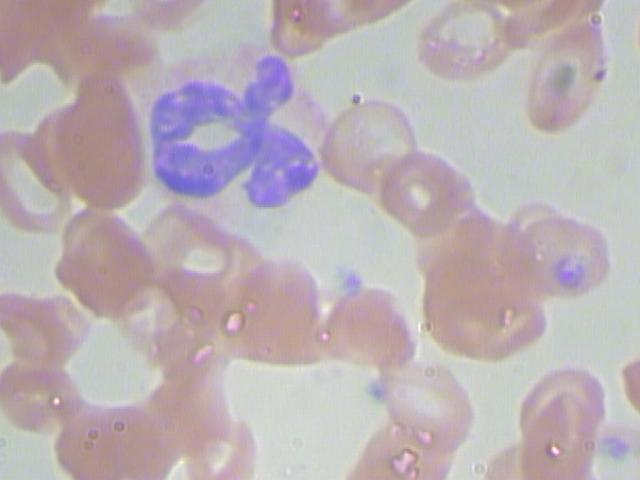
#> input picture Platelates/datasets/images/train/BloodImage_00003.jpg, 640 x 480 px
$ python validate_annotations.py
#> lines starting #> are read from the running program, lines starting #| are printed output that depends on the picture; after the words box and inside, x2 and y2 are one past the last pixel; in counts of white or black regions, pixels touching at a corner belong together
"""
Visual Validation Script for YOLO Annotations
Overlays bounding boxes on sample images to verify annotation conversion quality.
"""

import os
import random
from pathlib import Path

import cv2


# Class colors (BGR format for OpenCV)
CLASS_COLORS = {
    0: (0, 0, 255),     # RBC - Red
    1: (255, 0, 0),     # WBC - Blue
    2: (0, 255, 255),   # Platelets - Yellow
}

CLASS_NAMES = {
    0: "RBC",
    1: "WBC",
    2: "Platelets"
}


def validate_annotations(num_samples=10, dataset_dir="datasets", output_dir="validation_samples"):
    """
    Visualize YOLO annotations on sample images.

    Args:
        num_samples: Number of random samples to validate
        dataset_dir: Path to YOLO dataset directory
        output_dir: Path to save validation images
    """
#> called with num_samples = 10, dataset_dir = 'datasets', output_dir = 'validation_samples'
    print("=" * 60)
    print("YOLO Annotation Visual Validation")
    print("=" * 60)

    dataset_dir = Path(dataset_dir)
    output_dir = Path(output_dir)
    output_dir.mkdir(parents=True, exist_ok=True)

    # Get all train/val images
    all_images = []
    for split in ['train', 'val']:
        img_dir = dataset_dir / 'images' / split
        if img_dir.exists():
            all_images.extend(list(img_dir.glob('*.jpg')))

    if not all_images:
        print("ERROR: No images found in dataset directory")
        print(f"  Expected: {dataset_dir}/images/train/ or {dataset_dir}/images/val/")
        return

    # Sample random images
    samples = random.sample(all_images, min(num_samples, len(all_images)))
    print(f"\nValidating {len(samples)} random samples...")

    for img_path in samples:
        # Determine split and find label file
        split = img_path.parent.name
        label_path = dataset_dir / 'labels' / split / f"{img_path.stem}.txt"

        # Load image
        image = cv2.imread(str(img_path))
#> image is the input picture: shape (480, 640, 3); mean B, G, R 181, 176.2, 187.1
        if image is None:
            print(f"  Warning: Could not load {img_path}")
            continue

        h, w = image.shape[:2]
#> h = 480; w = 640

        # Load and draw annotations
        annotation_count = {"RBC": 0, "WBC": 0, "Platelets": 0}

        if label_path.exists():
            with open(label_path, 'r') as f:
                for line in f:
                    parts = line.strip().split()
                    if len(parts) < 5:
                        continue

                    class_id = int(parts[0])
                    x_center = float(parts[1]) * w
                    y_center = float(parts[2]) * h
                    box_w = float(parts[3]) * w
                    box_h = float(parts[4]) * h

                    # Convert to corner coordinates
                    x1 = int(x_center - box_w / 2)
                    y1 = int(y_center - box_h / 2)
                    x2 = int(x_center + box_w / 2)
                    y2 = int(y_center + box_h / 2)

                    # Draw box
                    color = CLASS_COLORS.get(class_id, (128, 128, 128))
                    cv2.rectangle(image, (x1, y1), (x2, y2), color, 2)

                    # Update count
                    class_name = CLASS_NAMES.get(class_id, "Unknown")
                    if class_name in annotation_count:
                        annotation_count[class_name] += 1

        # Add legend
        legend_y = 25
        cv2.putText(image, f"File: {img_path.name}", (10, legend_y),
                    cv2.FONT_HERSHEY_SIMPLEX, 0.6, (0, 0, 0), 2)
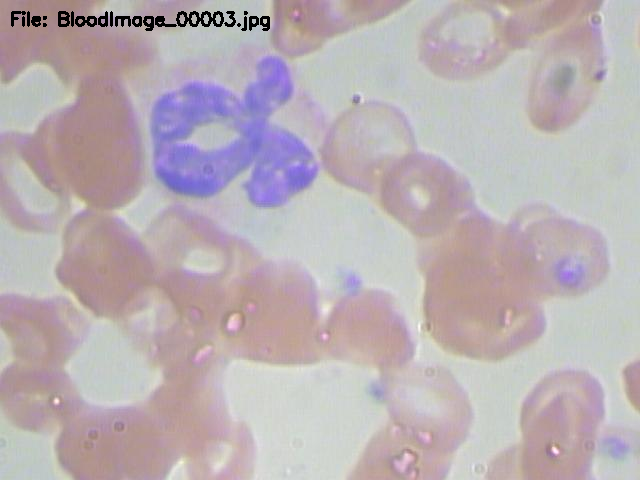
#> image: shape (480, 640, 3); 0.64% of pixels changed, all inside (x1, y1, x2, y2) = (11, 11, 270, 31)
        legend_y += 25
        for class_name, count in annotation_count.items():
            class_id = list(CLASS_NAMES.keys())[list(CLASS_NAMES.values()).index(class_name)]
            color = CLASS_COLORS.get(class_id, (0, 0, 0))
            cv2.putText(image, f"{class_name}: {count}", (10, legend_y),
                        cv2.FONT_HERSHEY_SIMPLEX, 0.6, color, 2)
            legend_y += 22
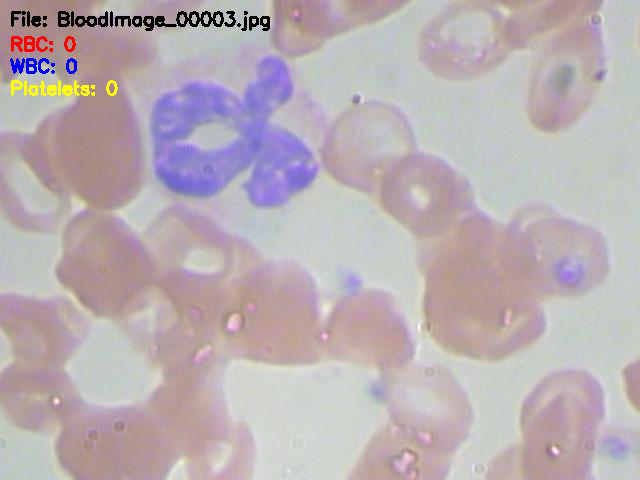
#> image: shape (480, 640, 3); 0.58% of pixels changed, all inside (x1, y1, x2, y2) = (10, 36, 118, 96)
#> after the loop, legend_y = 116

        # Save
        output_path = output_dir / f"validated_{img_path.name}"
        cv2.imwrite(str(output_path), image)

        total = sum(annotation_count.values())
        print(f"  ✓ {img_path.name}: {total} annotations "
              f"(RBC:{annotation_count['RBC']}, WBC:{annotation_count['WBC']}, "
              f"Platelets:{annotation_count['Platelets']})")

    print(f"\n✅ Validation images saved to: {output_dir}")
    print("   Review these images to verify annotation quality.")


if __name__ == "__main__":
    import argparse

    parser = argparse.ArgumentParser(description="Validate YOLO annotations visually")
    parser.add_argument("--samples", type=int, default=10, help="Number of samples to validate")
    parser.add_argument("--dataset", type=str, default="datasets", help="Dataset directory")
    parser.add_argument("--output", type=str, default="validation_samples", help="Output directory")

    args = parser.parse_args()
    validate_annotations(args.samples, args.dataset, args.output)
